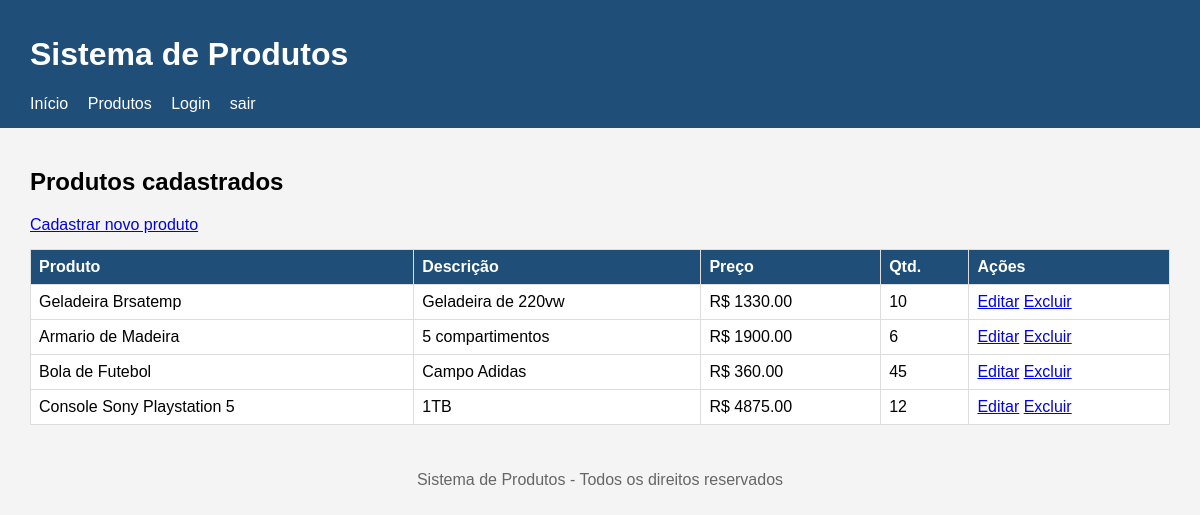
Page /produtos/listar.php (signed in) on the committed database.
### tables this page shows
CREATE TABLE `produtos` (
  `id` int(11) NOT NULL,
  `nome` varchar(100) NOT NULL,
  `descricao` varchar(255) NOT NULL,
  `preco` decimal(10,2) NOT NULL,
  `quantidade` int(11) NOT NULL
);

### produtos/listar.php (the view, shortened to what this page needs)
<?php
require __DIR__ . '/../conexao.php';
$sql = "SELECT * FROM produtos";
$resultado = mysqli_query($conexao, $sql);
?>
<?php require __DIR__ . '/../cabecalho.php'; ?>
<main>
    <h2>Produtos cadastrados</h2>
    <a href="cadastrar.php">Cadastrar novo produto</a>
    <table>
        <tr>
            <th>Produto</th>
            <th>Descrição</th>
            <th>Preço</th>
            <th>Qtd.</th>
            <th>Ações</th>
        </tr>
        <?php while ($produto = mysqli_fetch_assoc($resultado)) { ?>
            <tr>
                <td><?php echo $produto['nome']; ?></td>
                <td><?php echo $produto['descricao']; ?></td>
                <td>R$ <?php echo $produto['preco']; ?></td>
                <td><?php echo $produto['quantidade']; ?></td>
                <td>
                    <a href="atualizar.php?id=<?php echo $produto['id'];
                    ?>">Editar</a>
                    <a href="excluir.php?id=<?php echo $produto['id'];
                    ?>">Excluir</a>
                </td>
            </tr>
        <?php } ?>
    </table>
</main>
<?php require __DIR__ . '/../rodape.php'; ?>

### cabecalho.php (shortened to what this page needs)
<?php
    $base_url = '/projeto_php/';
?>
<!DOCTYPE html>
<html lang="pt-br">
<head>
    <link rel="stylesheet" href="<?php echo $base_url; ?>css/style.css">
</head>
<body>
    <header>
        <h1>Sistema de Produtos</h1>
        <nav>
            <a href="<?php echo $base_url; ?>index.php">Início</a>
            <a href="<?php echo $base_url; ?>produtos/listar.php">Produtos</a>
            <a href="<?php echo $base_url; ?>login.php">Login</a>
            <a href="<?php echo $base_url; ?>logout.php">sair</a>
        </nav>
    </header>

### rodape.php
    <footer>
        <p>Sistema de Produtos - Todos os direitos reservados</p>
    </footer>
</body>
</html>

### css/style.css (style rules this page uses)
body { font-family: Arial, sans-serif; margin: 0; background-color: #f4f4f4; }
header { background-color: #1f4e79; color: white; padding: 15px 30px; }
header nav a { color: white; margin-right: 15px; text-decoration: none; }
main { padding: 20px 30px; }
footer { text-align: center; padding: 10px; color: #666; }
table { width: 100%; border-collapse: collapse; background-color: white; margin-top: 15px; }
table th, table td { border: 1px solid #ddd; padding: 8px; text-align: left; }
table th { background-color: #1f4e79; color: white; }

### rows in the picture
produtos: nome "Geladeira Brsatemp", descricao "Geladeira de 220vw", preco "1330.00", quantidade "10"
produtos: nome "Armario de Madeira", descricao "5 compartimentos", preco "1900.00", quantidade "6"
produtos: nome "Bola de Futebol", descricao "Campo Adidas", preco "360.00", quantidade "45"
produtos: nome "Console Sony Playstation 5", descricao "1TB", preco "4875.00", quantidade "12"
